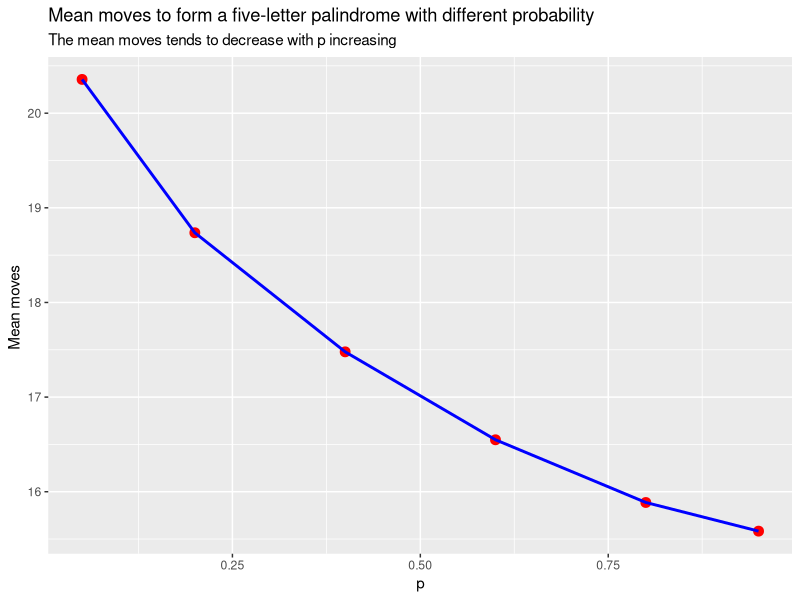
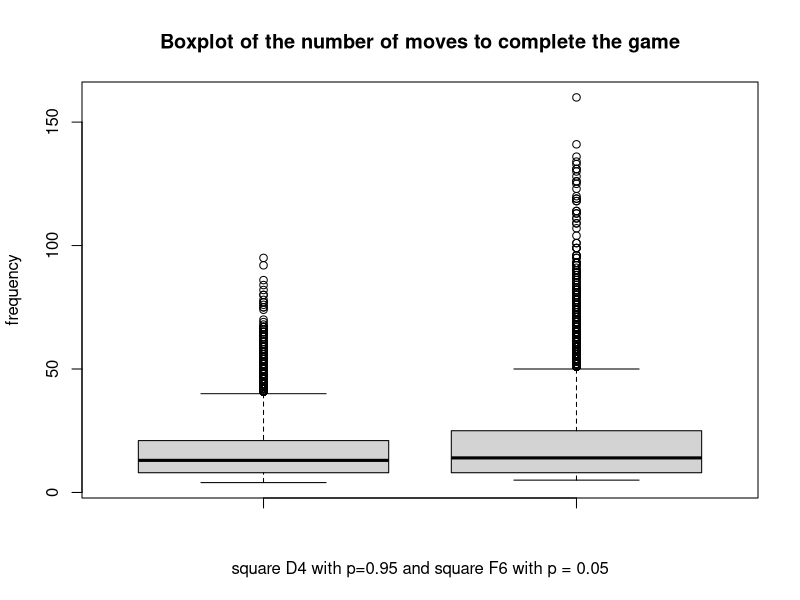

Write R code to recreate these figures, in order.
## ---- chunk 1
lgrid <- matrix(NA, nrow = 8, ncol = 8)
lgrid[1,] <- c("r", "l", "q", "s", "t", "z", "c", "a")
lgrid[2,] <- c("i", "v", "d", "z", "h", "l", "t", "p")
lgrid[3,] <- c("u", "r", "o", "y", "w", "c", "a", "c")
lgrid[4,] <- c("x", "r", "f", "n", "d", "p", "g", "v")
lgrid[5,] <- c("h", "j", "f", "f", "k", "h", "g", "m")
lgrid[6,] <- c("k", "y", "e", "x", "x", "g", "k", "i")
lgrid[7,] <- c("l", "q", "e", "q", "f", "u", "e", "b")
lgrid[8,] <- c("l", "s", "d", "h", "i", "k", "y", "n")

#create the vector of green square's position
green_position <- c(14, 23, 42, 51)

#create the move direction when choose un-edged white square
white_direction <- c(-1, 1, -7, 7, -8, 8, -9, 9)

is_edge_square <- function(current) {
  is_edge <- (current <= 8 || current >= 57 || current %% 8 == 0 || current %% 8 == 1)
  return(is_edge)
}

is_green_square <- function(current) {
  is_green <- current %in% green_position
  return(is_green)
}
move_square <- function(current) {
  next_square = 0
  if (is_edge_square(current)) {
    next_square <- sample(1:64, size = 1)
  } else {
    next_square <- current + sample(white_direction, size = 1)
  }
  return(next_square)
}
## ---- chunk 2
## if current is a white square, 
## choose whether to add the letter to the collection
choose_whether_add <-function(current, collection) {
  collect_length <- length(collection)
  letter <- lgrid[current]
  if (collect_length < 3) {
    return(TRUE)
  } else if (collect_length == 3){
    return(letter %in% collection)
  } else if (collect_length == 4){
    return(is_palindrome(letter, collection))
  }
}

is_palindrome <- function(letter, collection) {
  collection <- sort(collection)
  ## like "abcc"
  if (collection[1] != collection[2] && collection[2] != collection[3]) {
    return((letter == collection[1] || letter == collection[2]))
  }
  
  ## like "aabc"
  if (collection[1] == collection[2] && collection[2] != collection[3]
      && collection[3] != collection[4]) {
    return((letter == collection[3] || letter == collection[4]))
  }
  
  ## like aabb aaaa
  if (collection[1] == collection[2] && collection[3] == collection[4]) {
    return(TRUE)
  }
  
  ## like abbc abbb aaab
  return(letter == collection[1] || letter == collection[4])
}
## if current is a green square
## the random events happen
green_events <- function(current, green_prob, collection) {
  ## random event happen according to the probability 
  mode <- sample(0:1, size = 1, prob=c(green_prob, 1-green_prob))
  if(mode == 0) {
    collection <- c("f", "f", "h", "k")
  } else {
    letter <- lgrid[current]
    remove_index <- which(collection == letter)
    if(length(remove_index) != 0) {
      collection <- collection[-remove_index]
    }
  }
  return(collection)
}
## The code for the game
## start_position is a vector like(4, 4) means square D4
count_num_turns <- function(lgrid_matrix,start_position,green_prob, to_print) {
  num_turns <- 0
  current <- start_position[1] + (start_position[2] - 1) * 8
  collection <- vector()
  while(length(collection) < 5) {
    ## for green square
    if(is_green_square(current)) {
      if(to_print == T) cat ("current square = ", current, "it's a green square \n")
      collection <- green_events(current, green_prob, collection)
      current <- move_square(current)
    } else {
      ## for white square 
      ## choose whether to add current square letter to the collection
      if(to_print == T) cat ("current square = ", current, "it's an white square \n")
      if(choose_whether_add(current, collection)) {
        collection <- append(collection, lgrid[current])
      }
      
      ## Is current square an edge square?
      if(is_edge_square(current)) {
        if(to_print == T) cat ("it's an edge square!\n")
        current <- move_square(current)
      } else {
        current <- move_square(current)
      }
    }
    num_turns <- num_turns + 1
  }
  if(to_print == T) {
    cat ("the collection result:", collection, "\n")
    cat ("the number of turns:", num_turns, "\n")
  }
  return(num_turns)
}


## Test the game with start point (4,4) and p = 0.95
count_num_turns(lgrid, c(4, 4), 0.95, to_print = T)

## ---- chunk 3
library(tidyverse)
mean_dist_of_num_turns <- function(replicate_time = 10000, sp, green_prob) {
  dist_of_num_turns <- 
    replicate(replicate_time, count_num_turns(lgrid, sp, green_prob, to_print = F))
  return(mean(dist_of_num_turns))
}

mean_one <- mean_dist_of_num_turns(sp = c(4,4), green_prob = 0.05)
mean_two <- mean_dist_of_num_turns(sp = c(4,4), green_prob = 0.20)
mean_three<- mean_dist_of_num_turns(sp = c(4,4), green_prob = 0.40)
mean_four <- mean_dist_of_num_turns(sp = c(4,4), green_prob = 0.60)
mean_five <- mean_dist_of_num_turns(sp = c(4,4), green_prob = 0.80)
mean_six <- mean_dist_of_num_turns(sp = c(4,4), green_prob = 0.95)

probs <- c(0.05, 0.20, 0.40, 0.60, 0.80, 0.95)
mean_values <- c(mean_one, mean_two, mean_three, mean_four, mean_five, mean_six)
df_part4 <- data.frame(prob = probs, mean_value = mean_values)

ggplot(data = df_part4, aes(x = prob, y = mean_value)) +
  geom_point(size = 3, colour = "red") +
  geom_line(size = 1, colour = "blue") +
  labs(x = "p", y = "Mean moves ",
       title = "Mean moves to form a five-letter palindrome with different probability",
       subtitle = "The mean moves tends to decrease with p increasing")
## ---- chunk 4
dist_of_num_turns_d4 <- replicate(10000, count_num_turns(lgrid, c(4,4), green_prob=0.95, to_print = F))
dist_of_num_turns_f6 <- replicate(10000, count_num_turns(lgrid, c(6,6), green_prob=0.05, to_print = F))


mean_d4 <- mean(dist_of_num_turns_d4)
mean_f6 <- mean(dist_of_num_turns_f6)
cat("the mean moves of square D4 with p = 0.95:", mean_d4, "\n")
cat("the mean moves of square F6 with p = 0.05:", mean_f6, "\n")

quantile(dist_of_num_turns_d4, seq(0.1, 1, 0.1))
quantile(dist_of_num_turns_f6, seq(0.1, 1, 0.1))

boxplot(dist_of_num_turns_d4, dist_of_num_turns_f6, 
        xlab="square D4 with p=0.95 and square F6 with p = 0.05",
        ylab="frequency",
        main="Boxplot of the number of moves to complete the game")
## ---- chunk 5
A <- c(25, 13, 16, 24, 11, 12, 24, 26, 15, 19, 34)
B <- c(35, 41, 23, 26, 18, 15, 33, 42, 18, 47, 21, 26)

## Use Shapiro-Wilk Normality test to prove that A and B are normally distributed first
shapiro.test(A)
shapiro.test(B)

## Use homogeneity of variance test to prove that A and B are homogenous
var.test(A, B)
## T test
t.test(A, B, var.equal = TRUE)
